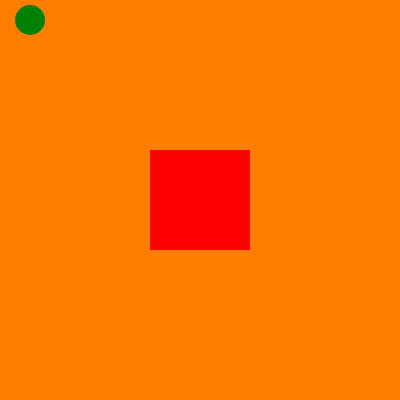
Frame 1 (no input)
Frame 60 (no input): identical to frame 1, image omitted
Frame 120 (the mouse pressed at the canvas centre since frame 60): identical to frame 1, image omitted

The p5.js sketch that drew this single still picture (run headless with seeded random() and noise() and a simulated clock; from frame 60 on, the mouse is pressed at the canvas centre):

// p5.js sketch
// ── sketch.js
function setup() {
  createCanvas(400, 400);
  rectMode(CENTER);
  noStroke();
}

function draw() {
  background(255,125,0);

  fill("red");
  rect(200, 200, 100, 100);

  fill("green");
  ellipse(30, 20, 30,);
}
